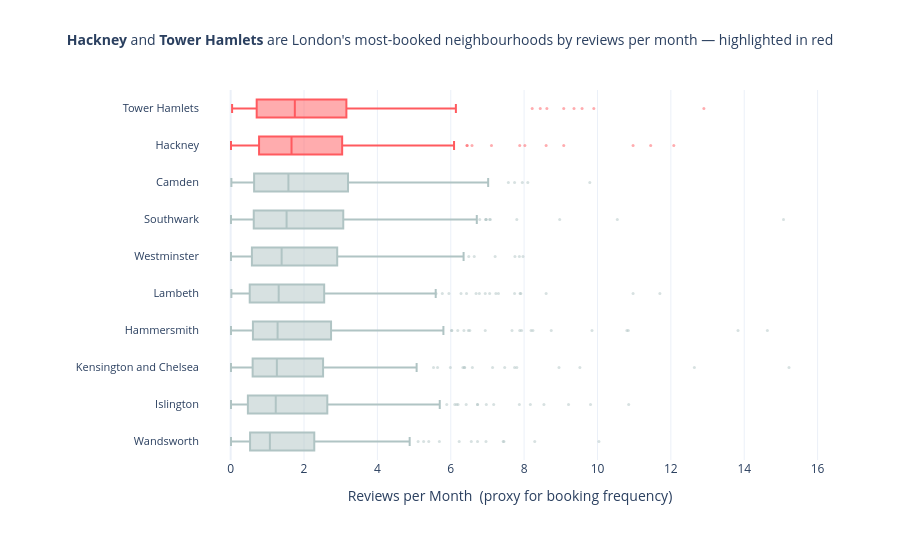

This figure's notebook cell:
### Markdown cell above
## Task 1 — Histogram: price by room type (overlapping distributions)

**What to build:** A histogram showing price distributions for **Entire home/apt vs Private room** (exclude Shared room — too few observations) overlaid on the same chart.

**Requirements:**
- Both room types on the same chart (use `color='room_type'`)
- `barmode='overlay'` with `opacity=0.6` so both distributions are visible
- A vertical line for the median of EACH room type, differently coloured
- Insight title comparing the two distributions

> 💡 `df_cap[df_cap['room_type'].isin(['Entire home/apt','Private room'])]`

### Code cell
# Task 1
# YOUR CODE HERE
# Import required libraries

import pandas as pd
import plotly.graph_objects as go

df = pd.read_csv("airbnb_london.csv")

cap = df["price"].quantile(0.99)
df_cap = df[df["price"] <= cap].copy()

subset = df_cap[df_cap["room_type"].isin(["Entire home/apt", "Private room"])]

med_entire  = subset[subset["room_type"] == "Entire home/apt"]["price"].median()
med_private = subset[subset["room_type"] == "Private room"]["price"].median()

BAR_COLORS    = {"Entire home/apt": "#FF5A5F", "Private room": "#00A699"}
MEDIAN_COLORS = {"Entire home/apt": "#b5302e", "Private room": "#007A6E"}

fig = go.Figure()

for room_type in ["Entire home/apt", "Private room"]:
    prices = subset[subset["room_type"] == room_type]["price"]
    median = prices.median()

    fig.add_trace(go.Histogram(
        x             = prices,
        name          = room_type,
        opacity       = 0.6,
        marker_color  = BAR_COLORS[room_type],
        xbins         = dict(size=10),
    ))

    fig.add_vline(
        x                  = median,
        line_dash          = "dash",
        line_color         = MEDIAN_COLORS[room_type],
        line_width         = 2.5,
        annotation_text    = f"<b>{room_type}</b><br>median £{median:.0f}",
        annotation_position= "top right" if room_type == "Entire home/apt" else "top left",
        annotation_font_size  = 11,
        annotation_font_color = MEDIAN_COLORS[room_type],
    )

fig.update_layout(
    barmode  = "overlay",
    title    = dict(
        text      = f"Entire home/apt median £{med_entire:.0f} vs Private room median £{med_private:.0f} — Entire homes cost ~{med_entire/med_private:.1f}× more",
        font_size = 14,
        x         = 0.5,
        xanchor   = "center",
    ),
    xaxis      = dict(title="Nightly Price (£)", range=[0, cap]),
    yaxis      = dict(title="Number of Listings"),
    legend     = dict(orientation="h", yanchor="bottom", y=1.02, xanchor="right", x=1),
    template   = "plotly_white",
    height     = 480,
    margin     = dict(t=110),
)

fig.show()

### Figure 1 — Plotly figure (JSON) as saved in the notebook; plotly's stock layout.template omitted (floating-point values rounded to 4 significant figures; data arrays with more than 128 entries replaced by an {"elided": "..."} marker saying what was removed)
{"data": [{"boxpoints": "outliers", "hovertemplate": "<b>Wandsworth</b><br>Reviews/month: %{x:.2f}<extra></extra>", "line": {"color": "#B0C4C4"}, "marker": {"color": "#B0C4C4", "opacity": 0.5, "size": 3}, "name": "Wandsworth", "orientation": "h", "type": "box", "x": {"elided": "226 float values"}}, {"boxpoints": "outliers", "hovertemplate": "<b>Islington</b><br>Reviews/month: %{x:.2f}<extra></extra>", "line": {"color": "#B0C4C4"}, "marker": {"color": "#B0C4C4", "opacity": 0.5, "size": 3}, "name": "Islington", "orientation": "h", "type": "box", "x": {"elided": "241 float values"}}, {"boxpoints": "outliers", "hovertemplate": "<b>Kensington and Chelsea</b><br>Reviews/month: %{x:.2f}<extra></extra>", "line": {"color": "#B0C4C4"}, "marker": {"color": "#B0C4C4", "opacity": 0.5, "size": 3}, "name": "Kensington and Chelsea", "orientation": "h", "type": "box", "x": {"elided": "246 float values"}}, {"boxpoints": "outliers", "hovertemplate": "<b>Hammersmith</b><br>Reviews/month: %{x:.2f}<extra></extra>", "line": {"color": "#B0C4C4"}, "marker": {"color": "#B0C4C4", "opacity": 0.5, "size": 3}, "name": "Hammersmith", "orientation": "h", "type": "box", "x": {"elided": "245 float values"}}, {"boxpoints": "outliers", "hovertemplate": "<b>Lambeth</b><br>Reviews/month: %{x:.2f}<extra></extra>", "line": {"color": "#B0C4C4"}, "marker": {"color": "#B0C4C4", "opacity": 0.5, "size": 3}, "name": "Lambeth", "orientation": "h", "type": "box", "x": {"elided": "250 float values"}}, {"boxpoints": "outliers", "hovertemplate": "<b>Westminster</b><br>Reviews/month: %{x:.2f}<extra></extra>", "line": {"color": "#B0C4C4"}, "marker": {"color": "#B0C4C4", "opacity": 0.5, "size": 3}, "name": "Westminster", "orientation": "h", "type": "box", "x": {"elided": "260 float values"}}, {"boxpoints": "outliers", "hovertemplate": "<b>Southwark</b><br>Reviews/month: %{x:.2f}<extra></extra>", "line": {"color": "#B0C4C4"}, "marker": {"color": "#B0C4C4", "opacity": 0.5, "size": 3}, "name": "Southwark", "orientation": "h", "type": "box", "x": {"elided": "270 float values"}}, {"boxpoints": "outliers", "hovertemplate": "<b>Camden</b><br>Reviews/month: %{x:.2f}<extra></extra>", "line": {"color": "#B0C4C4"}, "marker": {"color": "#B0C4C4", "opacity": 0.5, "size": 3}, "name": "Camden", "orientation": "h", "type": "box", "x": {"elided": "246 float values"}}, {"boxpoints": "outliers", "hovertemplate": "<b>Hackney</b><br>Reviews/month: %{x:.2f}<extra></extra>", "line": {"color": "#FF5A5F"}, "marker": {"color": "#FF5A5F", "opacity": 0.5, "size": 3}, "name": "Hackney", "orientation": "h", "type": "box", "x": {"elided": "252 float values"}}, {"boxpoints": "outliers", "hovertemplate": "<b>Tower Hamlets</b><br>Reviews/month: %{x:.2f}<extra></extra>", "line": {"color": "#FF5A5F"}, "marker": {"color": "#FF5A5F", "opacity": 0.5, "size": 3}, "name": "Tower Hamlets", "orientation": "h", "type": "box", "x": {"elided": "259 float values"}}], "layout": {"height": 540, "margin": {"l": 200, "t": 90}, "showlegend": false, "title": {"font": {"size": 14}, "text": "<b>Hackney</b> and <b>Tower Hamlets</b> are London's most-booked neighbourhoods by reviews per month — highlighted in red", "x": 0.5, "xanchor": "center"}, "xaxis": {"title": {"text": "Reviews per Month  (proxy for booking frequency)"}}, "yaxis": {"tickfont": {"size": 11}, "title": {"text": ""}}}}
